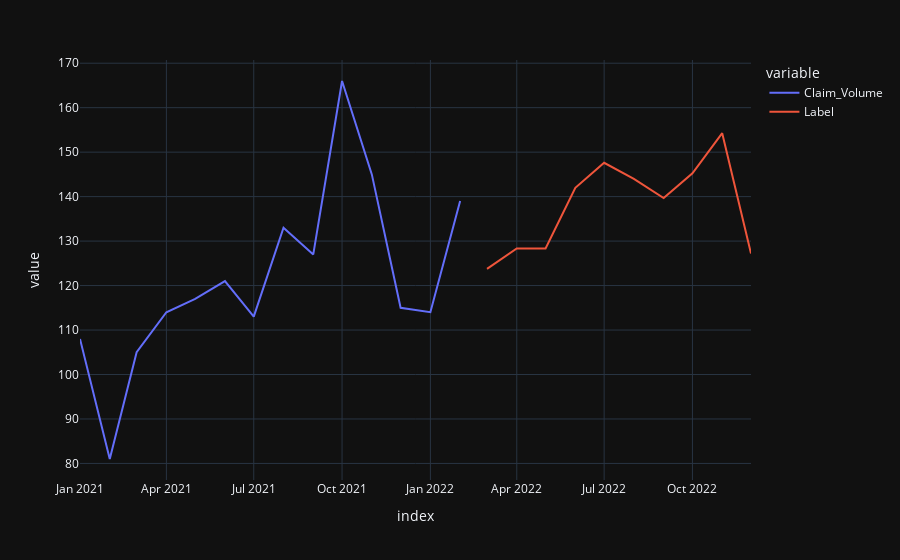

Write notebook code for a chart like this one.
### Markdown cell above
## pick tuned or original model

### Code cell
# Pick - tuned_model or picked_model
tuned_or_picked_model = picked_model

# Create prediction file
# future_df = pd.DataFrame(data[data['Year'] == 2022])   
future_df = pd.DataFrame(data[data['Series'] > end_date_series_point])  
predictions_future = predict_model(tuned_or_picked_model, data=future_df) 
concat_df = pd.concat([data3,predictions_future], axis=0)
concat_df_i = pd.date_range(start=train_cutoff_date, end = '2022-12-01', freq = 'MS') #'2017-01-01'
concat_df.set_index(concat_df_i, inplace=True)

concat_df.to_csv(os.path.join(os.getcwd(), 'viz_selection/%s/picked_%s.csv') %(sheetname,model_final_pick))

# Create model score csv
if tuned_or_picked_model==picked_model:
    model_score_output=picked_model_score
else:
    model_score_output=tuned_model_score
    
# Create model info txt
with open('./viz_selection/%s/picked_model_score_%s.txt' %(sheetname,model_final_pick), 'w') as f:
    f.writelines(str(model_score_output))

with open('./viz_selection/%s/candidates_score.txt' %(sheetname), 'w') as f:
    f.writelines(str(model_candicates))


# Save model prediction fig
fig = px.line(concat_df, x=concat_df.index, y=["Claim_Volume", "Label"], template = 'plotly_dark')
fig.show()
fig.write_image('./viz_selection/%s/picked_%s.png' %(sheetname,model_final_pick))

### Figure 1 — Plotly figure (JSON) as saved in the notebook; plotly's stock layout.template omitted (floating-point values rounded to 4 significant figures)
{"data": [{"hovertemplate": "variable=Claim_Volume<br>index=%{x}<br>value=%{y}<extra></extra>", "legendgroup": "Claim_Volume", "line": {"color": "#636efa", "dash": "solid"}, "marker": {"symbol": "circle"}, "mode": "lines", "name": "Claim_Volume", "orientation": "v", "showlegend": true, "type": "scatter", "x": ["2021-01-01T00:00:00", "2021-02-01T00:00:00", "2021-03-01T00:00:00", "2021-04-01T00:00:00", "2021-05-01T00:00:00", "2021-06-01T00:00:00", "2021-07-01T00:00:00", "2021-08-01T00:00:00", "2021-09-01T00:00:00", "2021-10-01T00:00:00", "2021-11-01T00:00:00", "2021-12-01T00:00:00", "2022-01-01T00:00:00", "2022-02-01T00:00:00", "2022-03-01T00:00:00", "2022-04-01T00:00:00", "2022-05-01T00:00:00", "2022-06-01T00:00:00", "2022-07-01T00:00:00", "2022-08-01T00:00:00", "2022-09-01T00:00:00", "2022-10-01T00:00:00", "2022-11-01T00:00:00", "2022-12-01T00:00:00"], "xaxis": "x", "y": [108, 81, 105, 114, 117, 121, 113, 133, 127, 166, 145, 115, 114, 139, null, null, null, null, null, null, null, null, null, null], "yaxis": "y"}, {"hovertemplate": "variable=Label<br>index=%{x}<br>value=%{y}<extra></extra>", "legendgroup": "Label", "line": {"color": "#EF553B", "dash": "solid"}, "marker": {"symbol": "circle"}, "mode": "lines", "name": "Label", "orientation": "v", "showlegend": true, "type": "scatter", "x": ["2021-01-01T00:00:00", "2021-02-01T00:00:00", "2021-03-01T00:00:00", "2021-04-01T00:00:00", "2021-05-01T00:00:00", "2021-06-01T00:00:00", "2021-07-01T00:00:00", "2021-08-01T00:00:00", "2021-09-01T00:00:00", "2021-10-01T00:00:00", "2021-11-01T00:00:00", "2021-12-01T00:00:00", "2022-01-01T00:00:00", "2022-02-01T00:00:00", "2022-03-01T00:00:00", "2022-04-01T00:00:00", "2022-05-01T00:00:00", "2022-06-01T00:00:00", "2022-07-01T00:00:00", "2022-08-01T00:00:00", "2022-09-01T00:00:00", "2022-10-01T00:00:00", "2022-11-01T00:00:00", "2022-12-01T00:00:00"], "xaxis": "x", "y": [null, null, null, null, null, null, null, null, null, null, null, null, null, null, 123.8, 128.4, 128.4, 142.0, 147.6, 144.0, 139.7, 145.3, 154.3, 127.2], "yaxis": "y"}], "layout": {"autosize": true, "legend": {"title": {"text": "variable"}, "tracegroupgap": 0}, "margin": {"t": 60}, "xaxis": {"anchor": "y", "autorange": true, "domain": [0, 1], "range": ["2021-01-01", "2022-12-01"], "title": {"text": "index"}, "type": "date"}, "yaxis": {"anchor": "x", "autorange": true, "domain": [0, 1], "range": [76.28, 170.7], "title": {"text": "value"}, "type": "linear"}}}
